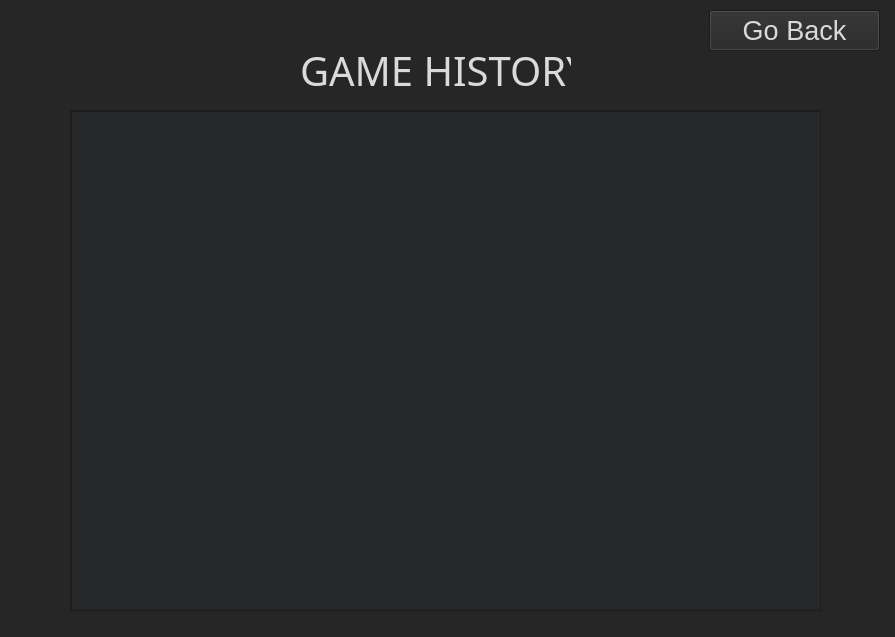
<?xml version="1.0" encoding="UTF-8"?>
<ui version="4.0">
 <class>Rank</class>
 <widget class="QWidget" name="Rank">
  <property name="geometry">
   <rect>
    <x>0</x>
    <y>0</y>
    <width>895</width>
    <height>637</height>
   </rect>
  </property>
  <property name="palette">
   <palette>
    <active>
     <colorrole role="WindowText">
      <brush brushstyle="SolidPattern">
       <color alpha="255">
        <red>0</red>
        <green>0</green>
        <blue>0</blue>
       </color>
      </brush>
     </colorrole>
     <colorrole role="Button">
      <brush brushstyle="SolidPattern">
       <color alpha="255">
        <red>212</red>
        <green>251</green>
        <blue>121</blue>
       </color>
      </brush>
     </colorrole>
     <colorrole role="Light">
      <brush brushstyle="SolidPattern">
       <color alpha="255">
        <red>252</red>
        <green>255</green>
        <blue>244</blue>
       </color>
      </brush>
     </colorrole>
     <colorrole role="Midlight">
      <brush brushstyle="SolidPattern">
       <color alpha="255">
        <red>232</red>
        <green>253</green>
        <blue>182</blue>
       </color>
      </brush>
     </colorrole>
     <colorrole role="Dark">
      <brush brushstyle="SolidPattern">
       <color alpha="255">
        <red>106</red>
        <green>126</green>
        <blue>60</blue>
       </color>
      </brush>
     </colorrole>
     <colorrole role="Mid">
      <brush brushstyle="SolidPattern">
       <color alpha="255">
        <red>141</red>
        <green>168</green>
        <blue>80</blue>
       </color>
      </brush>
     </colorrole>
     <colorrole role="Text">
      <brush brushstyle="SolidPattern">
       <color alpha="255">
        <red>0</red>
        <green>0</green>
        <blue>0</blue>
       </color>
      </brush>
     </colorrole>
     <colorrole role="BrightText">
      <brush brushstyle="SolidPattern">
       <color alpha="255">
        <red>255</red>
        <green>255</green>
        <blue>255</blue>
       </color>
      </brush>
     </colorrole>
     <colorrole role="ButtonText">
      <brush brushstyle="SolidPattern">
       <color alpha="255">
        <red>0</red>
        <green>0</green>
        <blue>0</blue>
       </color>
      </brush>
     </colorrole>
     <colorrole role="Base">
      <brush brushstyle="SolidPattern">
       <color alpha="255">
        <red>255</red>
        <green>255</green>
        <blue>255</blue>
       </color>
      </brush>
     </colorrole>
     <colorrole role="Window">
      <brush brushstyle="SolidPattern">
       <color alpha="255">
        <red>212</red>
        <green>251</green>
        <blue>121</blue>
       </color>
      </brush>
     </colorrole>
     <colorrole role="Shadow">
      <brush brushstyle="SolidPattern">
       <color alpha="255">
        <red>0</red>
        <green>0</green>
        <blue>0</blue>
       </color>
      </brush>
     </colorrole>
     <colorrole role="AlternateBase">
      <brush brushstyle="SolidPattern">
       <color alpha="255">
        <red>233</red>
        <green>253</green>
        <blue>188</blue>
       </color>
      </brush>
     </colorrole>
     <colorrole role="ToolTipBase">
      <brush brushstyle="SolidPattern">
       <color alpha="255">
        <red>255</red>
        <green>255</green>
        <blue>220</blue>
       </color>
      </brush>
     </colorrole>
     <colorrole role="ToolTipText">
      <brush brushstyle="SolidPattern">
       <color alpha="255">
        <red>0</red>
        <green>0</green>
        <blue>0</blue>
       </color>
      </brush>
     </colorrole>
    </active>
    <inactive>
     <colorrole role="WindowText">
      <brush brushstyle="SolidPattern">
       <color alpha="255">
        <red>218</red>
        <green>218</green>
        <blue>218</blue>
       </color>
      </brush>
     </colorrole>
     <colorrole role="Button">
      <brush brushstyle="SolidPattern">
       <color alpha="255">
        <red>38</red>
        <green>38</green>
        <blue>38</blue>
       </color>
      </brush>
     </colorrole>
     <colorrole role="Light">
      <brush brushstyle="SolidPattern">
       <color alpha="255">
        <red>55</red>
        <green>55</green>
        <blue>55</blue>
       </color>
      </brush>
     </colorrole>
     <colorrole role="Midlight">
      <brush brushstyle="SolidPattern">
       <color alpha="255">
        <red>52</red>
        <green>52</green>
        <blue>52</blue>
       </color>
      </brush>
     </colorrole>
     <colorrole role="Dark">
      <brush brushstyle="SolidPattern">
       <color alpha="255">
        <red>31</red>
        <green>31</green>
        <blue>31</blue>
       </color>
      </brush>
     </colorrole>
     <colorrole role="Mid">
      <brush brushstyle="SolidPattern">
       <color alpha="255">
        <red>175</red>
        <green>175</green>
        <blue>175</blue>
       </color>
      </brush>
     </colorrole>
     <colorrole role="Text">
      <brush brushstyle="SolidPattern">
       <color alpha="255">
        <red>218</red>
        <green>218</green>
        <blue>218</blue>
       </color>
      </brush>
     </colorrole>
     <colorrole role="BrightText">
      <brush brushstyle="SolidPattern">
       <color alpha="255">
        <red>255</red>
        <green>51</green>
        <blue>51</blue>
       </color>
      </brush>
     </colorrole>
     <colorrole role="ButtonText">
      <brush brushstyle="SolidPattern">
       <color alpha="255">
        <red>218</red>
        <green>218</green>
        <blue>218</blue>
       </color>
      </brush>
     </colorrole>
     <colorrole role="Base">
      <brush brushstyle="SolidPattern">
       <color alpha="255">
        <red>38</red>
        <green>39</green>
        <blue>40</blue>
       </color>
      </brush>
     </colorrole>
     <colorrole role="Window">
      <brush brushstyle="SolidPattern">
       <color alpha="255">
        <red>38</red>
        <green>38</green>
        <blue>38</blue>
       </color>
      </brush>
     </colorrole>
     <colorrole role="Shadow">
      <brush brushstyle="SolidPattern">
       <color alpha="255">
        <red>0</red>
        <green>0</green>
        <blue>0</blue>
       </color>
      </brush>
     </colorrole>
     <colorrole role="AlternateBase">
      <brush brushstyle="SolidPattern">
       <color alpha="255">
        <red>38</red>
        <green>39</green>
        <blue>40</blue>
       </color>
      </brush>
     </colorrole>
     <colorrole role="ToolTipBase">
      <brush brushstyle="SolidPattern">
       <color alpha="255">
        <red>17</red>
        <green>17</green>
        <blue>17</blue>
       </color>
      </brush>
     </colorrole>
     <colorrole role="ToolTipText">
      <brush brushstyle="SolidPattern">
       <color alpha="255">
        <red>218</red>
        <green>218</green>
        <blue>218</blue>
       </color>
      </brush>
     </colorrole>
    </inactive>
    <disabled>
     <colorrole role="WindowText">
      <brush brushstyle="SolidPattern">
       <color alpha="255">
        <red>106</red>
        <green>126</green>
        <blue>60</blue>
       </color>
      </brush>
     </colorrole>
     <colorrole role="Button">
      <brush brushstyle="SolidPattern">
       <color alpha="255">
        <red>212</red>
        <green>251</green>
        <blue>121</blue>
       </color>
      </brush>
     </colorrole>
     <colorrole role="Light">
      <brush brushstyle="SolidPattern">
       <color alpha="255">
        <red>252</red>
        <green>255</green>
        <blue>244</blue>
       </color>
      </brush>
     </colorrole>
     <colorrole role="Midlight">
      <brush brushstyle="SolidPattern">
       <color alpha="255">
        <red>232</red>
        <green>253</green>
        <blue>182</blue>
       </color>
      </brush>
     </colorrole>
     <colorrole role="Dark">
      <brush brushstyle="SolidPattern">
       <color alpha="255">
        <red>106</red>
        <green>126</green>
        <blue>60</blue>
       </color>
      </brush>
     </colorrole>
     <colorrole role="Mid">
      <brush brushstyle="SolidPattern">
       <color alpha="255">
        <red>141</red>
        <green>168</green>
        <blue>80</blue>
       </color>
      </brush>
     </colorrole>
     <colorrole role="Text">
      <brush brushstyle="SolidPattern">
       <color alpha="255">
        <red>106</red>
        <green>126</green>
        <blue>60</blue>
       </color>
      </brush>
     </colorrole>
     <colorrole role="BrightText">
      <brush brushstyle="SolidPattern">
       <color alpha="255">
        <red>255</red>
        <green>255</green>
        <blue>255</blue>
       </color>
      </brush>
     </colorrole>
     <colorrole role="ButtonText">
      <brush brushstyle="SolidPattern">
       <color alpha="255">
        <red>106</red>
        <green>126</green>
        <blue>60</blue>
       </color>
      </brush>
     </colorrole>
     <colorrole role="Base">
      <brush brushstyle="SolidPattern">
       <color alpha="255">
        <red>212</red>
        <green>251</green>
        <blue>121</blue>
       </color>
      </brush>
     </colorrole>
     <colorrole role="Window">
      <brush brushstyle="SolidPattern">
       <color alpha="255">
        <red>212</red>
        <green>251</green>
        <blue>121</blue>
       </color>
      </brush>
     </colorrole>
     <colorrole role="Shadow">
      <brush brushstyle="SolidPattern">
       <color alpha="255">
        <red>0</red>
        <green>0</green>
        <blue>0</blue>
       </color>
      </brush>
     </colorrole>
     <colorrole role="AlternateBase">
      <brush brushstyle="SolidPattern">
       <color alpha="255">
        <red>38</red>
        <green>39</green>
        <blue>40</blue>
       </color>
      </brush>
     </colorrole>
     <colorrole role="ToolTipBase">
      <brush brushstyle="SolidPattern">
       <color alpha="255">
        <red>17</red>
        <green>17</green>
        <blue>17</blue>
       </color>
      </brush>
     </colorrole>
     <colorrole role="ToolTipText">
      <brush brushstyle="SolidPattern">
       <color alpha="255">
        <red>218</red>
        <green>218</green>
        <blue>218</blue>
       </color>
      </brush>
     </colorrole>
    </disabled>
   </palette>
  </property>
  <property name="windowTitle">
   <string>Form</string>
  </property>
  <widget class="QScrollArea" name="scrollArea">
   <property name="geometry">
    <rect>
     <x>70</x>
     <y>110</y>
     <width>751</width>
     <height>501</height>
    </rect>
   </property>
   <property name="widgetResizable">
    <bool>true</bool>
   </property>
   <widget class="QWidget" name="scrollAreaWidgetContents">
    <property name="geometry">
     <rect>
      <x>0</x>
      <y>0</y>
      <width>749</width>
      <height>499</height>
     </rect>
    </property>
    <widget class="QTextEdit" name="textEdit">
     <property name="geometry">
      <rect>
       <x>0</x>
       <y>0</y>
       <width>751</width>
       <height>501</height>
      </rect>
     </property>
     <property name="palette">
      <palette>
       <active>
        <colorrole role="WindowText">
         <brush brushstyle="SolidPattern">
          <color alpha="255">
           <red>148</red>
           <green>55</green>
           <blue>255</blue>
          </color>
         </brush>
        </colorrole>
        <colorrole role="Text">
         <brush brushstyle="SolidPattern">
          <color alpha="255">
           <red>148</red>
           <green>55</green>
           <blue>255</blue>
          </color>
         </brush>
        </colorrole>
        <colorrole role="Base">
         <brush brushstyle="SolidPattern">
          <color alpha="255">
           <red>212</red>
           <green>251</green>
           <blue>121</blue>
          </color>
         </brush>
        </colorrole>
       </active>
       <inactive>
        <colorrole role="WindowText">
         <brush brushstyle="SolidPattern">
          <color alpha="255">
           <red>218</red>
           <green>218</green>
           <blue>218</blue>
          </color>
         </brush>
        </colorrole>
        <colorrole role="Text">
         <brush brushstyle="SolidPattern">
          <color alpha="255">
           <red>218</red>
           <green>218</green>
           <blue>218</blue>
          </color>
         </brush>
        </colorrole>
        <colorrole role="Base">
         <brush brushstyle="SolidPattern">
          <color alpha="255">
           <red>38</red>
           <green>39</green>
           <blue>40</blue>
          </color>
         </brush>
        </colorrole>
       </inactive>
       <disabled>
        <colorrole role="WindowText">
         <brush brushstyle="SolidPattern">
          <color alpha="255">
           <red>106</red>
           <green>126</green>
           <blue>60</blue>
          </color>
         </brush>
        </colorrole>
        <colorrole role="Text">
         <brush brushstyle="SolidPattern">
          <color alpha="255">
           <red>106</red>
           <green>126</green>
           <blue>60</blue>
          </color>
         </brush>
        </colorrole>
        <colorrole role="Base">
         <brush brushstyle="SolidPattern">
          <color alpha="255">
           <red>212</red>
           <green>251</green>
           <blue>121</blue>
          </color>
         </brush>
        </colorrole>
       </disabled>
      </palette>
     </property>
     <property name="font">
      <font>
       <family>Chalkboard</family>
       <pointsize>20</pointsize>
      </font>
     </property>
    </widget>
   </widget>
  </widget>
  <widget class="QLabel" name="label">
   <property name="geometry">
    <rect>
     <x>300</x>
     <y>50</y>
     <width>271</width>
     <height>41</height>
    </rect>
   </property>
   <property name="palette">
    <palette>
     <active>
      <colorrole role="WindowText">
       <brush brushstyle="SolidPattern">
        <color alpha="255">
         <red>255</red>
         <green>47</green>
         <blue>146</blue>
        </color>
       </brush>
      </colorrole>
      <colorrole role="Button">
       <brush brushstyle="SolidPattern">
        <color alpha="255">
         <red>255</red>
         <green>251</green>
         <blue>0</blue>
        </color>
       </brush>
      </colorrole>
      <colorrole role="Light">
       <brush brushstyle="SolidPattern">
        <color alpha="255">
         <red>255</red>
         <green>253</green>
         <blue>127</blue>
        </color>
       </brush>
      </colorrole>
      <colorrole role="Midlight">
       <brush brushstyle="SolidPattern">
        <color alpha="255">
         <red>255</red>
         <green>252</green>
         <blue>63</blue>
        </color>
       </brush>
      </colorrole>
      <colorrole role="Dark">
       <brush brushstyle="SolidPattern">
        <color alpha="255">
         <red>127</red>
         <green>126</green>
         <blue>0</blue>
        </color>
       </brush>
      </colorrole>
      <colorrole role="Mid">
       <brush brushstyle="SolidPattern">
        <color alpha="255">
         <red>170</red>
         <green>168</green>
         <blue>0</blue>
        </color>
       </brush>
      </colorrole>
      <colorrole role="Text">
       <brush brushstyle="SolidPattern">
        <color alpha="255">
         <red>0</red>
         <green>0</green>
         <blue>0</blue>
        </color>
       </brush>
      </colorrole>
      <colorrole role="BrightText">
       <brush brushstyle="SolidPattern">
        <color alpha="255">
         <red>255</red>
         <green>255</green>
         <blue>255</blue>
        </color>
       </brush>
      </colorrole>
      <colorrole role="ButtonText">
       <brush brushstyle="SolidPattern">
        <color alpha="255">
         <red>0</red>
         <green>0</green>
         <blue>0</blue>
        </color>
       </brush>
      </colorrole>
      <colorrole role="Base">
       <brush brushstyle="SolidPattern">
        <color alpha="255">
         <red>255</red>
         <green>255</green>
         <blue>255</blue>
        </color>
       </brush>
      </colorrole>
      <colorrole role="Window">
       <brush brushstyle="SolidPattern">
        <color alpha="255">
         <red>255</red>
         <green>251</green>
         <blue>0</blue>
        </color>
       </brush>
      </colorrole>
      <colorrole role="Shadow">
       <brush brushstyle="SolidPattern">
        <color alpha="255">
         <red>0</red>
         <green>0</green>
         <blue>0</blue>
        </color>
       </brush>
      </colorrole>
      <colorrole role="AlternateBase">
       <brush brushstyle="SolidPattern">
        <color alpha="255">
         <red>255</red>
         <green>253</green>
         <blue>127</blue>
        </color>
       </brush>
      </colorrole>
      <colorrole role="ToolTipBase">
       <brush brushstyle="SolidPattern">
        <color alpha="255">
         <red>255</red>
         <green>255</green>
         <blue>220</blue>
        </color>
       </brush>
      </colorrole>
      <colorrole role="ToolTipText">
       <brush brushstyle="SolidPattern">
        <color alpha="255">
         <red>0</red>
         <green>0</green>
         <blue>0</blue>
        </color>
       </brush>
      </colorrole>
     </active>
     <inactive>
      <colorrole role="WindowText">
       <brush brushstyle="SolidPattern">
        <color alpha="255">
         <red>218</red>
         <green>218</green>
         <blue>218</blue>
        </color>
       </brush>
      </colorrole>
      <colorrole role="Button">
       <brush brushstyle="SolidPattern">
        <color alpha="255">
         <red>38</red>
         <green>38</green>
         <blue>38</blue>
        </color>
       </brush>
      </colorrole>
      <colorrole role="Light">
       <brush brushstyle="SolidPattern">
        <color alpha="255">
         <red>55</red>
         <green>55</green>
         <blue>55</blue>
        </color>
       </brush>
      </colorrole>
      <colorrole role="Midlight">
       <brush brushstyle="SolidPattern">
        <color alpha="255">
         <red>52</red>
         <green>52</green>
         <blue>52</blue>
        </color>
       </brush>
      </colorrole>
      <colorrole role="Dark">
       <brush brushstyle="SolidPattern">
        <color alpha="255">
         <red>31</red>
         <green>31</green>
         <blue>31</blue>
        </color>
       </brush>
      </colorrole>
      <colorrole role="Mid">
       <brush brushstyle="SolidPattern">
        <color alpha="255">
         <red>175</red>
         <green>175</green>
         <blue>175</blue>
        </color>
       </brush>
      </colorrole>
      <colorrole role="Text">
       <brush brushstyle="SolidPattern">
        <color alpha="255">
         <red>218</red>
         <green>218</green>
         <blue>218</blue>
        </color>
       </brush>
      </colorrole>
      <colorrole role="BrightText">
       <brush brushstyle="SolidPattern">
        <color alpha="255">
         <red>255</red>
         <green>51</green>
         <blue>51</blue>
        </color>
       </brush>
      </colorrole>
      <colorrole role="ButtonText">
       <brush brushstyle="SolidPattern">
        <color alpha="255">
         <red>218</red>
         <green>218</green>
         <blue>218</blue>
        </color>
       </brush>
      </colorrole>
      <colorrole role="Base">
       <brush brushstyle="SolidPattern">
        <color alpha="255">
         <red>38</red>
         <green>39</green>
         <blue>40</blue>
        </color>
       </brush>
      </colorrole>
      <colorrole role="Window">
       <brush brushstyle="SolidPattern">
        <color alpha="255">
         <red>38</red>
         <green>38</green>
         <blue>38</blue>
        </color>
       </brush>
      </colorrole>
      <colorrole role="Shadow">
       <brush brushstyle="SolidPattern">
        <color alpha="255">
         <red>0</red>
         <green>0</green>
         <blue>0</blue>
        </color>
       </brush>
      </colorrole>
      <colorrole role="AlternateBase">
       <brush brushstyle="SolidPattern">
        <color alpha="255">
         <red>38</red>
         <green>39</green>
         <blue>40</blue>
        </color>
       </brush>
      </colorrole>
      <colorrole role="ToolTipBase">
       <brush brushstyle="SolidPattern">
        <color alpha="255">
         <red>17</red>
         <green>17</green>
         <blue>17</blue>
        </color>
       </brush>
      </colorrole>
      <colorrole role="ToolTipText">
       <brush brushstyle="SolidPattern">
        <color alpha="255">
         <red>218</red>
         <green>218</green>
         <blue>218</blue>
        </color>
       </brush>
      </colorrole>
     </inactive>
     <disabled>
      <colorrole role="WindowText">
       <brush brushstyle="SolidPattern">
        <color alpha="255">
         <red>127</red>
         <green>126</green>
         <blue>0</blue>
        </color>
       </brush>
      </colorrole>
      <colorrole role="Button">
       <brush brushstyle="SolidPattern">
        <color alpha="255">
         <red>255</red>
         <green>251</green>
         <blue>0</blue>
        </color>
       </brush>
      </colorrole>
      <colorrole role="Light">
       <brush brushstyle="SolidPattern">
        <color alpha="255">
         <red>255</red>
         <green>253</green>
         <blue>127</blue>
        </color>
       </brush>
      </colorrole>
      <colorrole role="Midlight">
       <brush brushstyle="SolidPattern">
        <color alpha="255">
         <red>255</red>
         <green>252</green>
         <blue>63</blue>
        </color>
       </brush>
      </colorrole>
      <colorrole role="Dark">
       <brush brushstyle="SolidPattern">
        <color alpha="255">
         <red>127</red>
         <green>126</green>
         <blue>0</blue>
        </color>
       </brush>
      </colorrole>
      <colorrole role="Mid">
       <brush brushstyle="SolidPattern">
        <color alpha="255">
         <red>170</red>
         <green>168</green>
         <blue>0</blue>
        </color>
       </brush>
      </colorrole>
      <colorrole role="Text">
       <brush brushstyle="SolidPattern">
        <color alpha="255">
         <red>127</red>
         <green>126</green>
         <blue>0</blue>
        </color>
       </brush>
      </colorrole>
      <colorrole role="BrightText">
       <brush brushstyle="SolidPattern">
        <color alpha="255">
         <red>255</red>
         <green>255</green>
         <blue>255</blue>
        </color>
       </brush>
      </colorrole>
      <colorrole role="ButtonText">
       <brush brushstyle="SolidPattern">
        <color alpha="255">
         <red>127</red>
         <green>126</green>
         <blue>0</blue>
        </color>
       </brush>
      </colorrole>
      <colorrole role="Base">
       <brush brushstyle="SolidPattern">
        <color alpha="255">
         <red>255</red>
         <green>251</green>
         <blue>0</blue>
        </color>
       </brush>
      </colorrole>
      <colorrole role="Window">
       <brush brushstyle="SolidPattern">
        <color alpha="255">
         <red>255</red>
         <green>251</green>
         <blue>0</blue>
        </color>
       </brush>
      </colorrole>
      <colorrole role="Shadow">
       <brush brushstyle="SolidPattern">
        <color alpha="255">
         <red>0</red>
         <green>0</green>
         <blue>0</blue>
        </color>
       </brush>
      </colorrole>
      <colorrole role="AlternateBase">
       <brush brushstyle="SolidPattern">
        <color alpha="255">
         <red>38</red>
         <green>39</green>
         <blue>40</blue>
        </color>
       </brush>
      </colorrole>
      <colorrole role="ToolTipBase">
       <brush brushstyle="SolidPattern">
        <color alpha="255">
         <red>17</red>
         <green>17</green>
         <blue>17</blue>
        </color>
       </brush>
      </colorrole>
      <colorrole role="ToolTipText">
       <brush brushstyle="SolidPattern">
        <color alpha="255">
         <red>218</red>
         <green>218</green>
         <blue>218</blue>
        </color>
       </brush>
      </colorrole>
     </disabled>
    </palette>
   </property>
   <property name="font">
    <font>
     <family>Chalkduster</family>
     <pointsize>30</pointsize>
    </font>
   </property>
   <property name="text">
    <string>GAME HISTORY</string>
   </property>
  </widget>
  <widget class="QPushButton" name="pushButton">
   <property name="geometry">
    <rect>
     <x>709</x>
     <y>10</y>
     <width>171</width>
     <height>41</height>
    </rect>
   </property>
   <property name="palette">
    <palette>
     <active>
      <colorrole role="WindowText">
       <brush brushstyle="SolidPattern">
        <color alpha="255">
         <red>255</red>
         <green>126</green>
         <blue>121</blue>
        </color>
       </brush>
      </colorrole>
      <colorrole role="ButtonText">
       <brush brushstyle="SolidPattern">
        <color alpha="255">
         <red>255</red>
         <green>126</green>
         <blue>121</blue>
        </color>
       </brush>
      </colorrole>
     </active>
     <inactive>
      <colorrole role="WindowText">
       <brush brushstyle="SolidPattern">
        <color alpha="255">
         <red>218</red>
         <green>218</green>
         <blue>218</blue>
        </color>
       </brush>
      </colorrole>
      <colorrole role="ButtonText">
       <brush brushstyle="SolidPattern">
        <color alpha="255">
         <red>218</red>
         <green>218</green>
         <blue>218</blue>
        </color>
       </brush>
      </colorrole>
     </inactive>
     <disabled>
      <colorrole role="WindowText">
       <brush brushstyle="SolidPattern">
        <color alpha="255">
         <red>106</red>
         <green>126</green>
         <blue>60</blue>
        </color>
       </brush>
      </colorrole>
      <colorrole role="ButtonText">
       <brush brushstyle="SolidPattern">
        <color alpha="255">
         <red>106</red>
         <green>126</green>
         <blue>60</blue>
        </color>
       </brush>
      </colorrole>
     </disabled>
    </palette>
   </property>
   <property name="font">
    <font>
     <pointsize>20</pointsize>
    </font>
   </property>
   <property name="text">
    <string>Go Back</string>
   </property>
   <property name="icon">
    <iconset>
     <selectedon>:/icon/icon/back.png</selectedon>
    </iconset>
   </property>
   <property name="iconSize">
    <size>
     <width>60</width>
     <height>60</height>
    </size>
   </property>
  </widget>
 </widget>
 <resources/>
 <connections/>
</ui>
